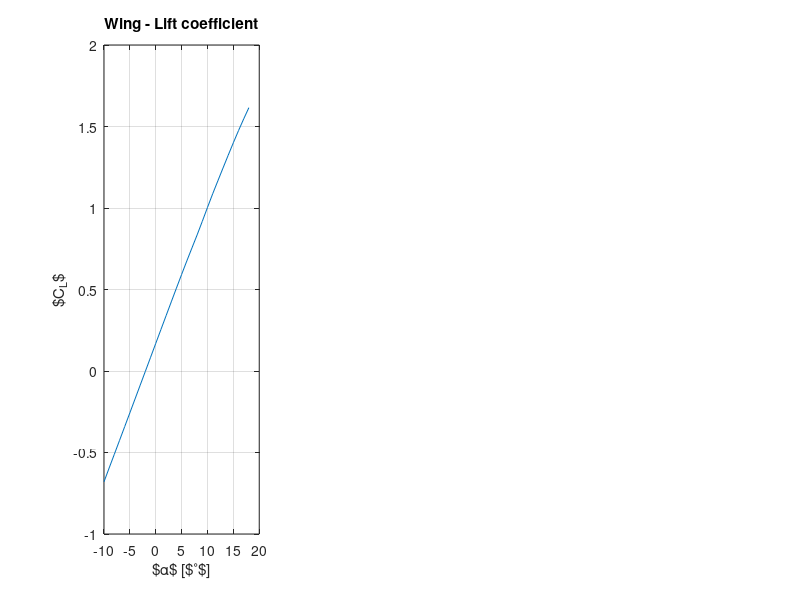

Source code (MATLAB): (Note: this script raises an error after producing the figure.)
clc, clear all, close all

% Input
data_COM = importdata("CM_WING.txt");
data_POL = importdata("POLARS_WING.txt");

% Data management
data_COM = data_COM.data;
data_POL = data_POL.data;

% Lift coefficient plot
figure(1)
subplot(1,3,1)
plot(data_POL(:,1),data_POL(:,3))
title('Wing - Lift coefficient')
xlabel('$\alpha$ [$^\circ$]')
ylabel('$C_L$')
grid on

% Drag coefficient plot
p = polyfit(data_POL(:,3),data_POL(:,6),2);
syms x
subplot(1,3,2)
fplot(p(1)*x^2 + p(2)*x + p(3))
title('Wing - Polar curve')
xlabel('${C_L}^2$')
ylabel('$C_D$')
xlim([-1.5 +1.5])
ylim([0 0.14])
grid on

% Cm plot
subplot(1,3,3)
plot(data_COM(:,1),data_COM(:,2)), hold on
plot(data_COM(:,3),data_COM(:,4)), hold on
plot(data_COM(:,5),data_COM(:,6)), hold on
plot(data_COM(:,7),data_COM(:,8)), hold on
plot(data_COM(:,11),data_COM(:,12)), hold on
plot(data_COM(:,9),data_COM(:,10)), hold on

title('Wing - Moment coefficient')
xlabel('$\alpha$ [$^\circ$]')
ylabel('$C_M$')
grid on
legend('$x_{COM} = 0.00\;m$', '$x_{COM} = 0.10\;m$', ...
    '$x_{COM} = 0.20\;m$', '$x_{COM} = 0.30\;m$', ...
    '$x_{COM} = 0.40\;m$', '$x_{COM} = 0.42\;m$', ...
    'location', 'southwest')

